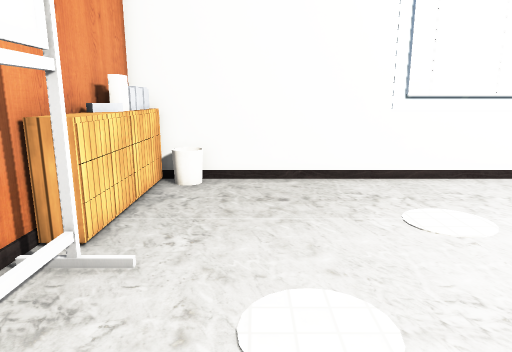
View 1 (above)

16 first-person views from a walk through a scene from a Unity 3-D project. The camera is 1.4 m above the floor, tilts 12° down and sees 70° across. The floor is counted in squares, 0.5 m on a side. Each view is taken from the middle of a square. On the plan, view 1 faces up. The plan holds only what a view shows up to about 20 squares ahead; the rest is blank. The player character is not drawn. Door leaves are left out, so doorways stand open. Some surface patterns are stand-ins.

View 2
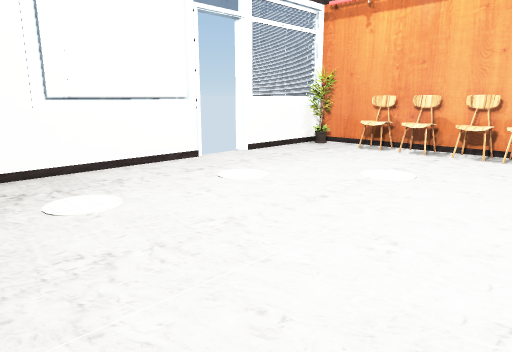

View 3
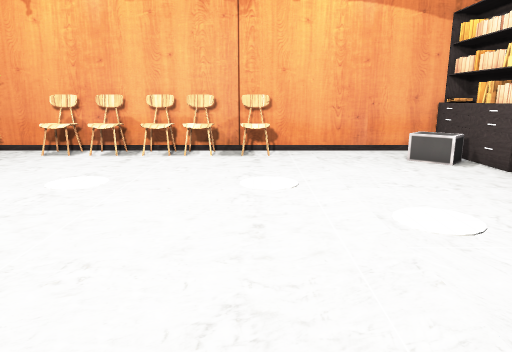

View 4
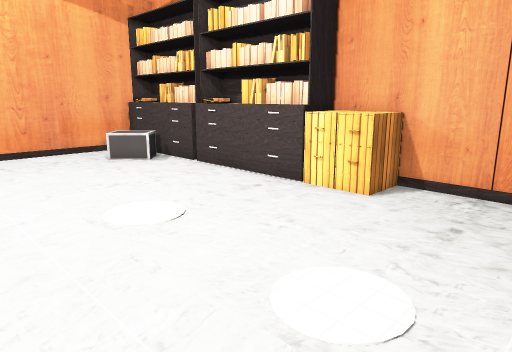

View 5
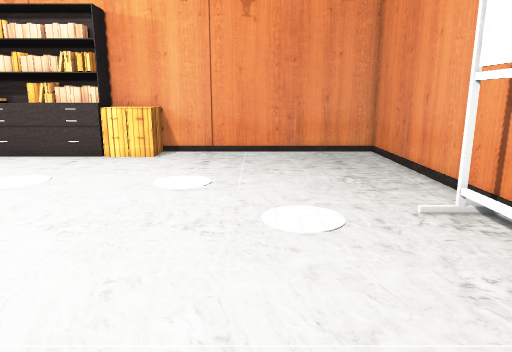

View 6
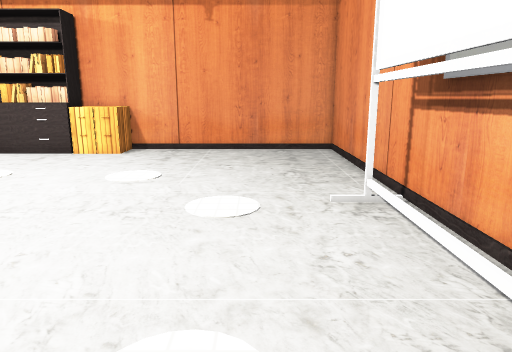

View 7
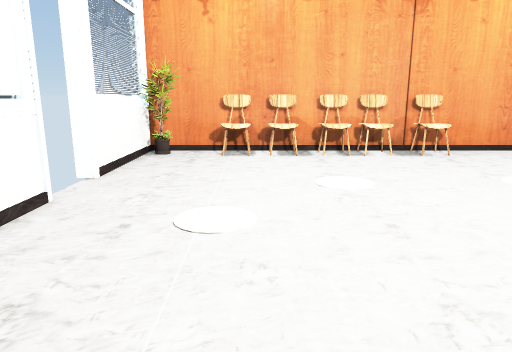

View 8
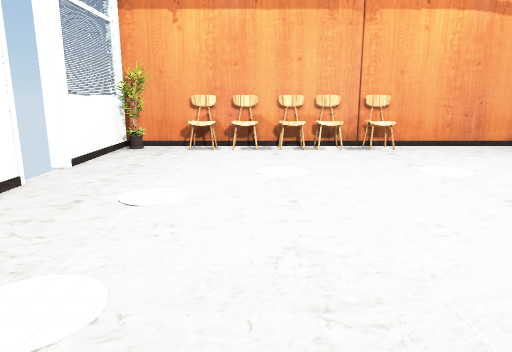

View 9
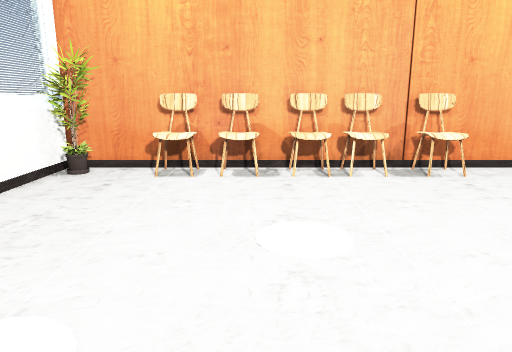

View 10
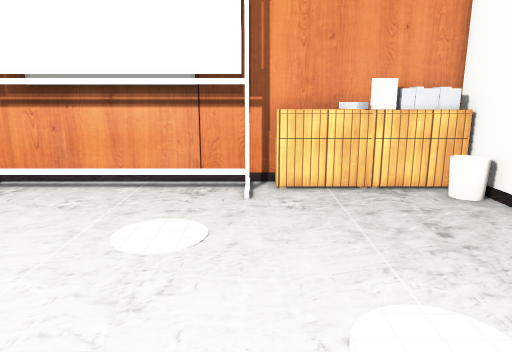

View 11
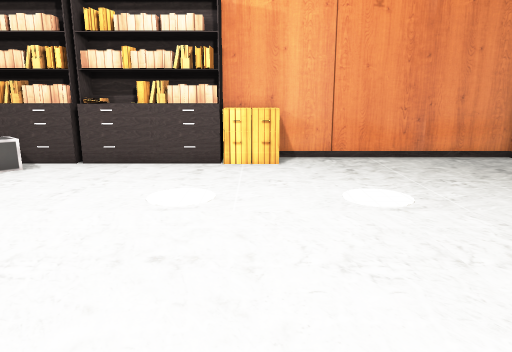

View 12
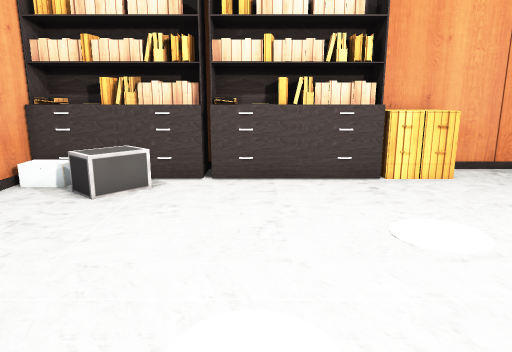

View 13
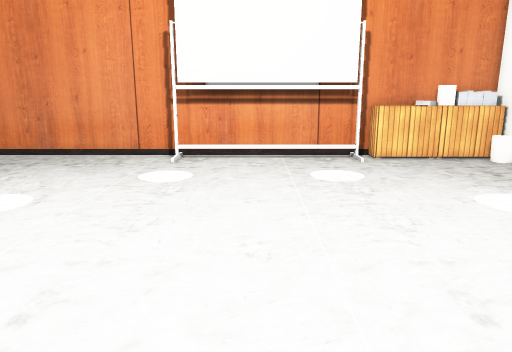

View 14
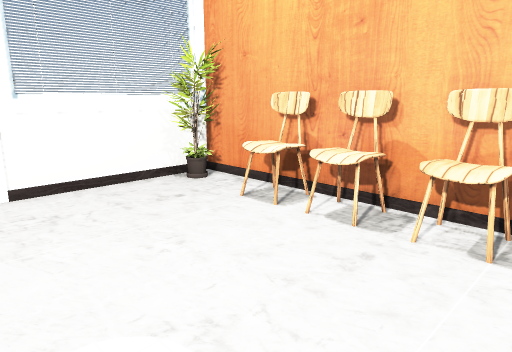

View 15
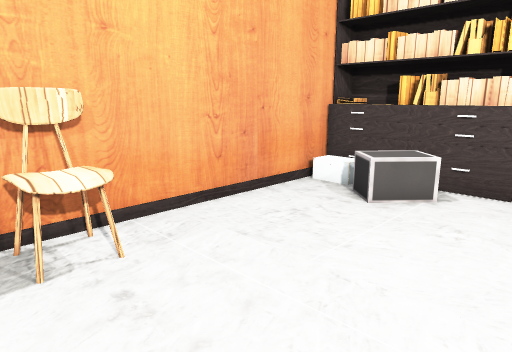

View 16
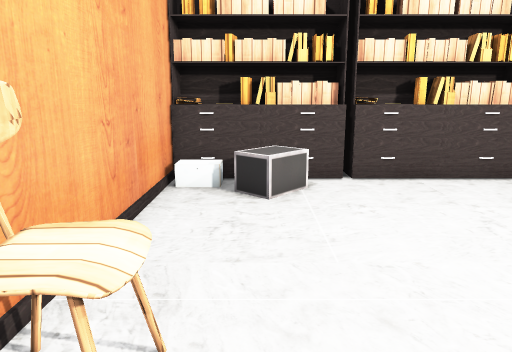

### Floor plan
Points are (right, up) in squares from view 1. A wall is a line through its corners. A room is listed if a view was taken in it or the views show most of it. See-through windows are left out.
Room 1 (views 1, 2, 3, 4, 5, 6, 7, 8, 9, 10, 11, 12, 13, 14, 15, 16)
walls: (12, 12.8) (-4.3, 12.8); (11.3, 13) (5.1, 13); (-4.3, 6.5) (-4.3, -13.6) (9.8, -13.6); (-3.3, 9) (-3.8, 8.6) (-4.1, 9.1); (-4.3, 9.5) (-4.3, 8.4); (22, -12.4) (22, 13) (15.5, 13); (22, 12.8) (14.8, 12.8)
low walls: (18.4, -11.4) (17.3, -10.4) (18.6, -9) (19.7, -9.9)
ways out: open door at (13.5, 13)
objects: drawers (-4, 7) to (-3, 9); drawers (-4, 10) to (-3, 11); books (-4, 11) to (-4, 12); whiteboard (-3, -3) to (-3, 6); drawers (7, -13) to (7, -12); drawers (8, -13) to (9, -12); bookshelf (10, -13) to (15, -12); bookshelf (16, -13) to (21, -12); chair (20, -3) to (21, -1); chair (20, 0) to (21, 1); chair (20, 2) to (21, 4); chair (20, 5) to (21, 6); chair (20, 7) to (21, 9); plant (20, 12) to (21, 12)

Positions as (right, up) in squares from view 1, and headings:
1: (0, 0), facing up
2: (1, -2), facing up-right
3: (2, -2), facing right
4: (2, -2), facing down-right
5: (2, 6), facing down
6: (0, 7), facing down
7: (2, 7), facing right
8: (0, 5), facing right
9: (7, 5), facing right
10: (8, 6), facing left
11: (8, 4), facing down
12: (14, 1), facing down
13: (14, 1), facing left
14: (13, 1), facing up-right
15: (14, 0), facing down-right
16: (19, 1), facing down
